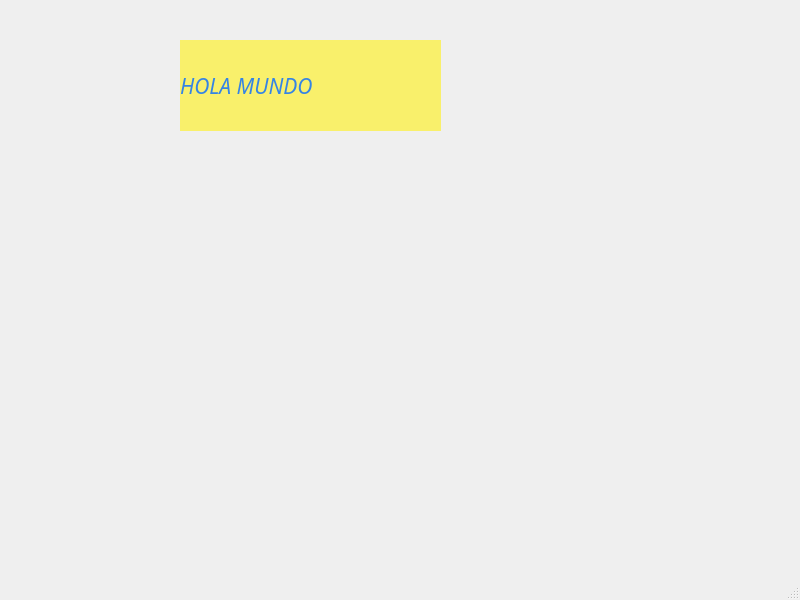
<?xml version="1.0" encoding="UTF-8"?>
<ui version="4.0">
 <class>Principal</class>
 <widget class="QMainWindow" name="Principal">
  <property name="geometry">
   <rect>
    <x>0</x>
    <y>0</y>
    <width>800</width>
    <height>600</height>
   </rect>
  </property>
  <property name="windowTitle">
   <string>Principal</string>
  </property>
  <widget class="QWidget" name="centralwidget">
   <widget class="QLabel" name="label">
    <property name="geometry">
     <rect>
      <x>180</x>
      <y>40</y>
      <width>261</width>
      <height>91</height>
     </rect>
    </property>
    <property name="font">
     <font>
      <family>Gentium Plus</family>
      <pointsize>16</pointsize>
      <italic>true</italic>
     </font>
    </property>
    <property name="styleSheet">
     <string notr="true">color: rgb(53, 132, 228);
background-color: rgb(249, 240, 107);</string>
    </property>
    <property name="text">
     <string>HOLA MUNDO</string>
    </property>
   </widget>
  </widget>
  <widget class="QMenuBar" name="menubar">
   <property name="geometry">
    <rect>
     <x>0</x>
     <y>0</y>
     <width>800</width>
     <height>22</height>
    </rect>
   </property>
  </widget>
  <widget class="QStatusBar" name="statusbar"/>
 </widget>
 <resources/>
 <connections/>
</ui>
